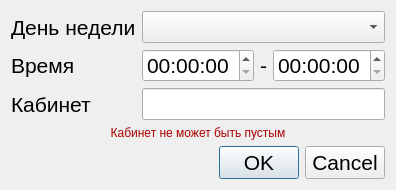
<?xml version="1.0" encoding="UTF-8"?>
<ui version="4.0">
 <class>AddSheduleItemDialog</class>
 <widget class="QDialog" name="AddSheduleItemDialog">
  <property name="geometry">
   <rect>
    <x>0</x>
    <y>0</y>
    <width>378</width>
    <height>190</height>
   </rect>
  </property>
  <property name="font">
   <font>
    <pointsize>16</pointsize>
   </font>
  </property>
  <property name="windowTitle">
   <string>Новое расписание</string>
  </property>
  <layout class="QGridLayout" name="gridLayout">
   <item row="0" column="0">
    <widget class="QLabel" name="day_label">
     <property name="minimumSize">
      <size>
       <width>0</width>
       <height>30</height>
      </size>
     </property>
     <property name="text">
      <string>День недели</string>
     </property>
    </widget>
   </item>
   <item row="1" column="1">
    <widget class="QTimeEdit" name="start_timeEdit">
     <property name="minimumSize">
      <size>
       <width>0</width>
       <height>30</height>
      </size>
     </property>
    </widget>
   </item>
   <item row="1" column="3">
    <widget class="QTimeEdit" name="emd_timeEdit">
     <property name="minimumSize">
      <size>
       <width>0</width>
       <height>30</height>
      </size>
     </property>
    </widget>
   </item>
   <item row="1" column="0">
    <widget class="QLabel" name="time_label">
     <property name="minimumSize">
      <size>
       <width>0</width>
       <height>30</height>
      </size>
     </property>
     <property name="text">
      <string>Время</string>
     </property>
    </widget>
   </item>
   <item row="2" column="0">
    <widget class="QLabel" name="cab_label">
     <property name="minimumSize">
      <size>
       <width>0</width>
       <height>30</height>
      </size>
     </property>
     <property name="text">
      <string>Кабинет</string>
     </property>
    </widget>
   </item>
   <item row="1" column="2">
    <widget class="QLabel" name="label">
     <property name="text">
      <string>-</string>
     </property>
    </widget>
   </item>
   <item row="0" column="1" colspan="3">
    <widget class="QComboBox" name="day_comboBox">
     <property name="minimumSize">
      <size>
       <width>0</width>
       <height>30</height>
      </size>
     </property>
    </widget>
   </item>
   <item row="2" column="1" colspan="3">
    <widget class="QLineEdit" name="cab_lineEdit">
     <property name="minimumSize">
      <size>
       <width>0</width>
       <height>30</height>
      </size>
     </property>
    </widget>
   </item>
   <item row="4" column="0" colspan="4">
    <widget class="QDialogButtonBox" name="buttonBox">
     <property name="orientation">
      <enum>Qt::Horizontal</enum>
     </property>
     <property name="standardButtons">
      <set>QDialogButtonBox::Cancel|QDialogButtonBox::Ok</set>
     </property>
    </widget>
   </item>
   <item row="3" column="0" colspan="4">
    <widget class="QLabel" name="cab_error_label">
     <property name="font">
      <font>
       <pointsize>9</pointsize>
      </font>
     </property>
     <property name="styleSheet">
      <string notr="true">QLabel
{
	color: rgb(170, 0, 0)
}</string>
     </property>
     <property name="text">
      <string>Кабинет не может быть пустым</string>
     </property>
     <property name="alignment">
      <set>Qt::AlignCenter</set>
     </property>
    </widget>
   </item>
  </layout>
 </widget>
 <tabstops>
  <tabstop>day_comboBox</tabstop>
  <tabstop>start_timeEdit</tabstop>
  <tabstop>emd_timeEdit</tabstop>
  <tabstop>cab_lineEdit</tabstop>
 </tabstops>
 <resources/>
 <connections>
  <connection>
   <sender>buttonBox</sender>
   <signal>accepted()</signal>
   <receiver>AddSheduleItemDialog</receiver>
   <slot>accept()</slot>
   <hints>
    <hint type="sourcelabel">
     <x>248</x>
     <y>254</y>
    </hint>
    <hint type="destinationlabel">
     <x>157</x>
     <y>274</y>
    </hint>
   </hints>
  </connection>
  <connection>
   <sender>buttonBox</sender>
   <signal>rejected()</signal>
   <receiver>AddSheduleItemDialog</receiver>
   <slot>reject()</slot>
   <hints>
    <hint type="sourcelabel">
     <x>316</x>
     <y>260</y>
    </hint>
    <hint type="destinationlabel">
     <x>286</x>
     <y>274</y>
    </hint>
   </hints>
  </connection>
 </connections>
</ui>
